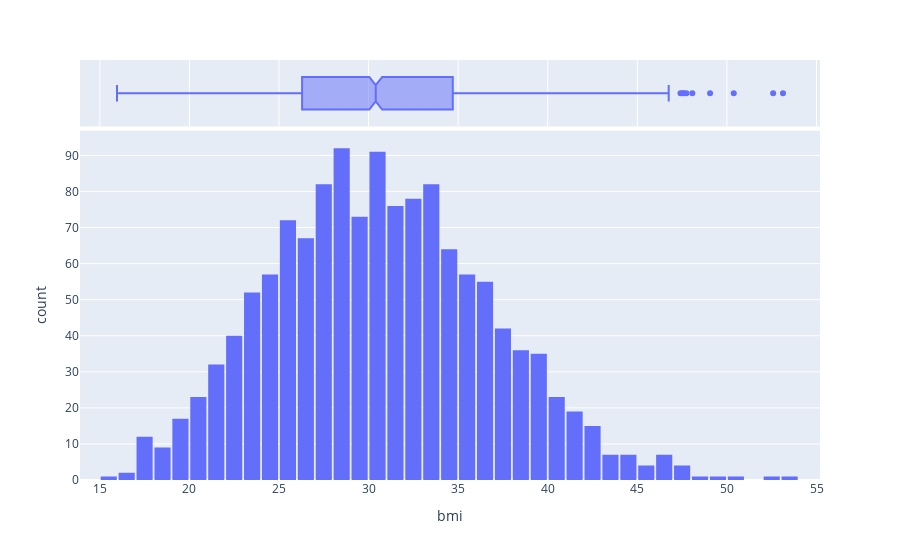

The cell this chart's notebook holds for it:
### Code cell
fig = px.histogram(medical_df, x='bmi', marginal = 'box')
fig.update_layout(bargap=0.1)
fig.show()

### Figure 1 — Plotly figure (JSON) as saved in the notebook; plotly's stock layout.template omitted (floating-point values rounded to 4 significant figures; data arrays with more than 128 entries replaced by an {"elided": "..."} marker saying what was removed)
{"data": [{"alignmentgroup": "True", "bingroup": "x", "hovertemplate": "bmi=%{x}<br>count=%{y}<extra></extra>", "legendgroup": "", "marker": {"color": "#636efa", "pattern": {"shape": ""}}, "name": "", "offsetgroup": "", "orientation": "v", "showlegend": false, "type": "histogram", "x": {"elided": "1338 float values"}, "xaxis": "x", "yaxis": "y"}, {"alignmentgroup": "True", "hovertemplate": "bmi=%{x}<extra></extra>", "legendgroup": "", "marker": {"color": "#636efa"}, "name": "", "notched": true, "offsetgroup": "", "showlegend": false, "type": "box", "x": {"elided": "1338 float values"}, "xaxis": "x2", "yaxis": "y2"}], "layout": {"autosize": true, "bargap": 0.1, "barmode": "relative", "legend": {"tracegroupgap": 0}, "margin": {"t": 60}, "xaxis": {"anchor": "y", "autorange": true, "domain": [0, 1], "range": [13.89, 55.2], "title": {"text": "bmi"}, "type": "linear"}, "xaxis2": {"anchor": "y2", "autorange": true, "domain": [0, 1], "matches": "x", "range": [13.89, 55.2], "showgrid": true, "showticklabels": false, "type": "linear"}, "yaxis": {"anchor": "x", "autorange": true, "domain": [0, 0.8316], "range": [0, 96.84], "title": {"text": "count"}}, "yaxis2": {"anchor": "x2", "autorange": true, "domain": [0.8416, 1], "matches": "y2", "range": [-0.5, 0.5], "showgrid": false, "showline": false, "showticklabels": false, "ticks": "", "type": "category"}}}
